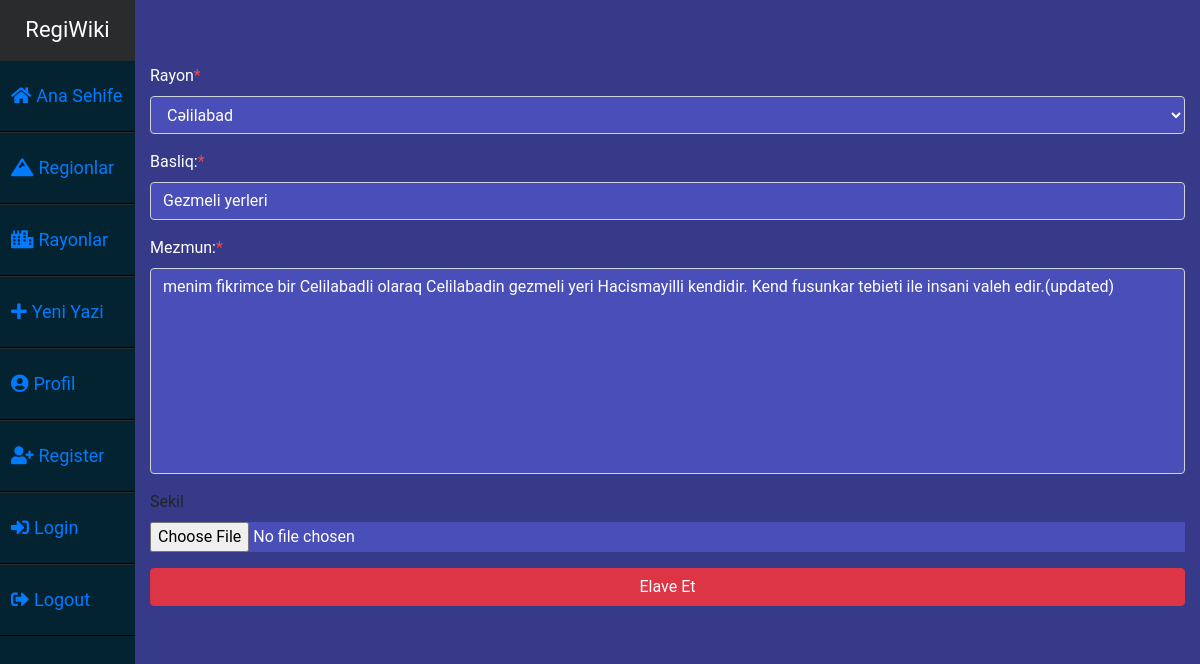
/update-task/1 (signed in), run on an earlier commit of the app's database.
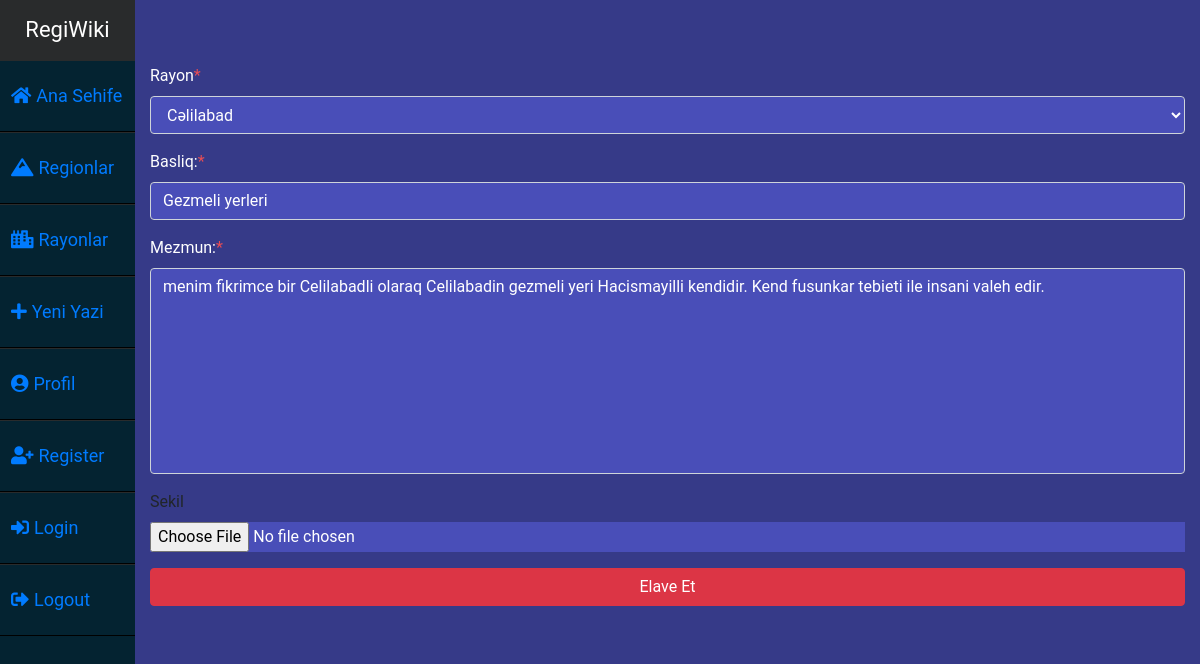
And on a later commit of the database.
### areas/models.py (models this page shows, shortened)
class CommentModel(models.Model):
    rayon = models.ForeignKey("Rayonmodel",related_name="comments",on_delete=CASCADE)
    basliq = models.CharField(max_length=120,verbose_name="Basliq:")
    mezmun = models.TextField(verbose_name="Mezmun:")
    created_date = models.DateTimeField(auto_now_add=True)
    sekil = models.ImageField(upload_to="koment_sekilleri",null=True,blank=True)
    yazan = models.ForeignKey('user.CustomUserModel',related_name="comments",on_delete=CASCADE,null=True,blank=True)

### areas/views.py (the view)
# urls.py: path("update-task/<id>",views.updatecomment,name="update_comment"),
@login_required(login_url="user:need_account")
@login_required(login_url="user:need_account")
def updatecomment(request,id):
    comment = CommentModel.objects.get(id=id)
    form = forms.CommentForm(instance=comment)
    if request.method == "POST":
        form = forms.CommentForm(request.POST,instance=comment)
        if form.is_valid():
            form.save()
            return redirect("/user/profile/")
    context = {
        "form":form
    }
    return render(request,"update_task.html",context)

### areas/forms.py
class CommentForm(forms.ModelForm):
    class Meta:
        widgets = {
            "basliq" : forms.TextInput(attrs={'class':'fields'}),
            "rayon" : forms.Select(attrs={'class':'fields'}),
            "mezmun" :forms.Textarea(attrs={'class':'fields',
            'cols':81,
            'rows':8,
            'style':'resize:none;'}),
            "sekil" : forms.ClearableFileInput(attrs={'class':'fields'})
        }
        model = models.CommentModel
        exclude = ["created_date","yazan"]

### areas/models.py (called while the page is built)
    def __str__(self):
        return self.ad

### templates/update_task.html (shortened to what this page needs)
{% extends 'layout.html' %}
{% load static %}
{% load crispy_forms_tags %}
{% block body %}
    <link rel="stylesheet" href="{% static 'update.css' %}">
    <form method="post" action="" enctype="multipart/form-data">
        <div class="container">
            {{form|crispy}}
            <input type="submit" value="Elave Et" class="btn btn-danger btn-block">
        </div>
{% endblock body %}

What changed in the data, as far as the page shows it:
changed CommentModel "Cəlilabad": mezmun "menim fikrimce bir Celilabadli olaraq Celilabadin gezmeli yeri Hacismayilli kendidir. Kend fusunkar tebieti ile insani valeh edir.(updated)" → "menim fikrimce bir Celilabadli olaraq Celilabadin gezmeli yeri Hacismayilli kendidir. Kend fusunkar tebieti ile insani valeh edir."
